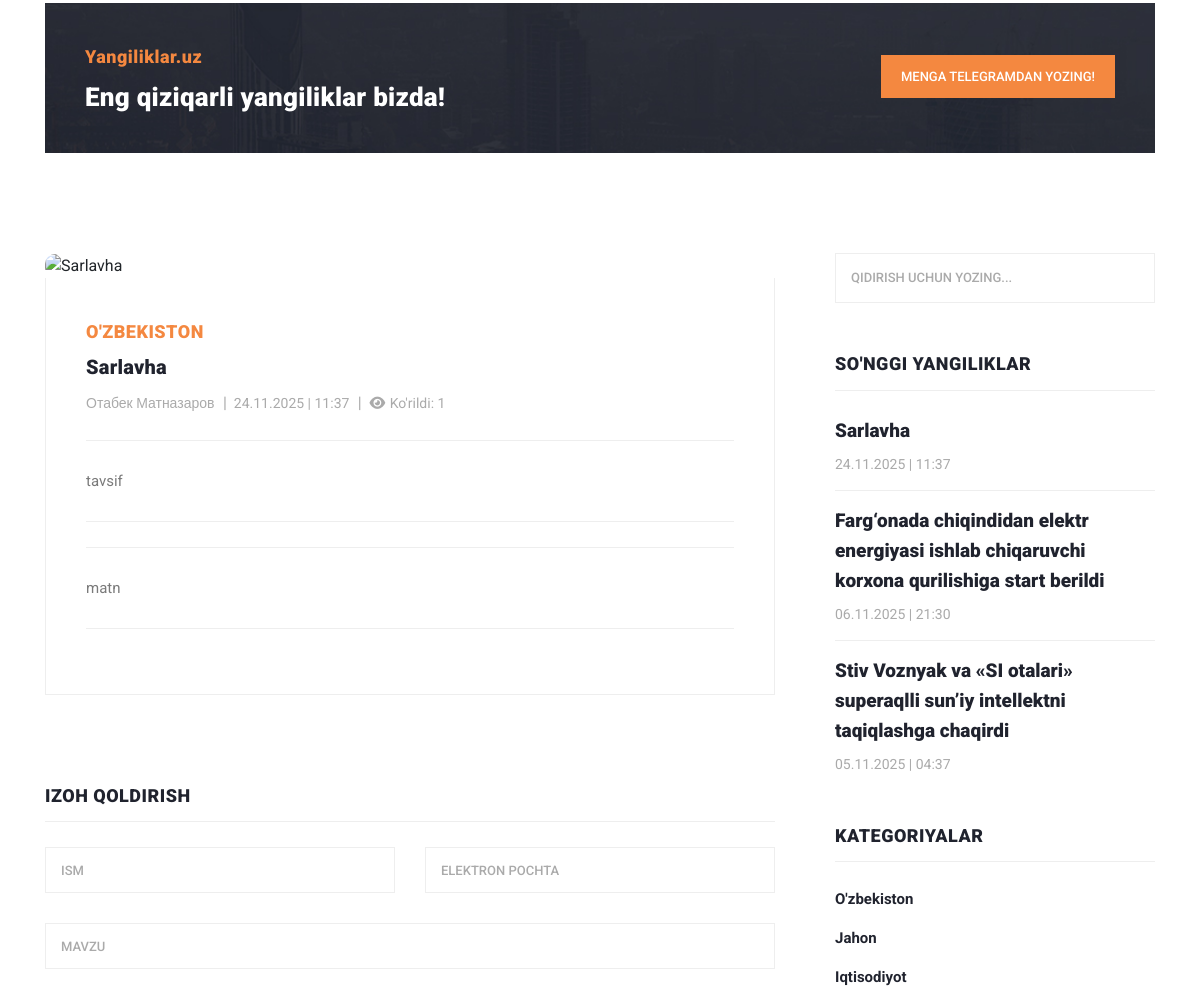
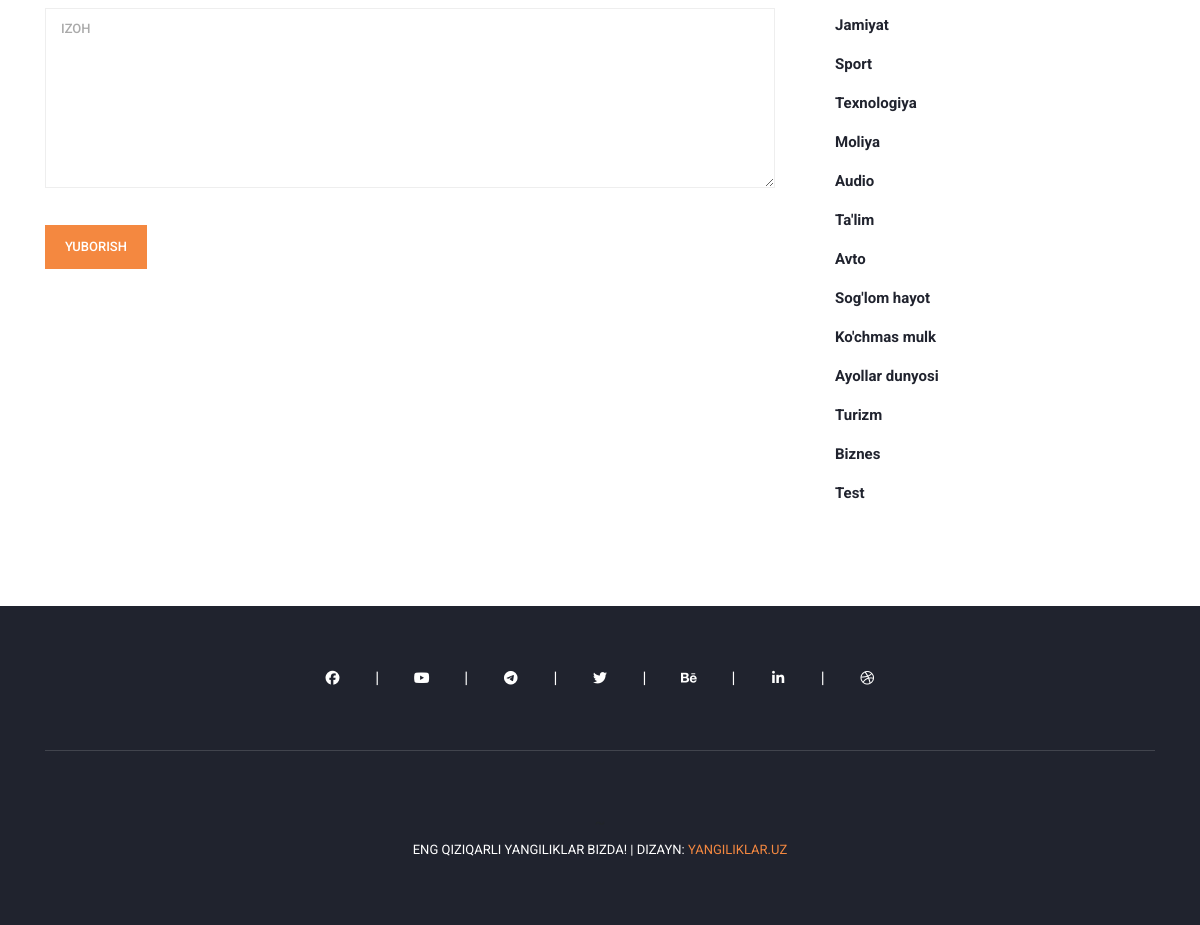
Page /?controller=news_view&id=20 (lower part) on the earlier database version (2 pictures, top to bottom).
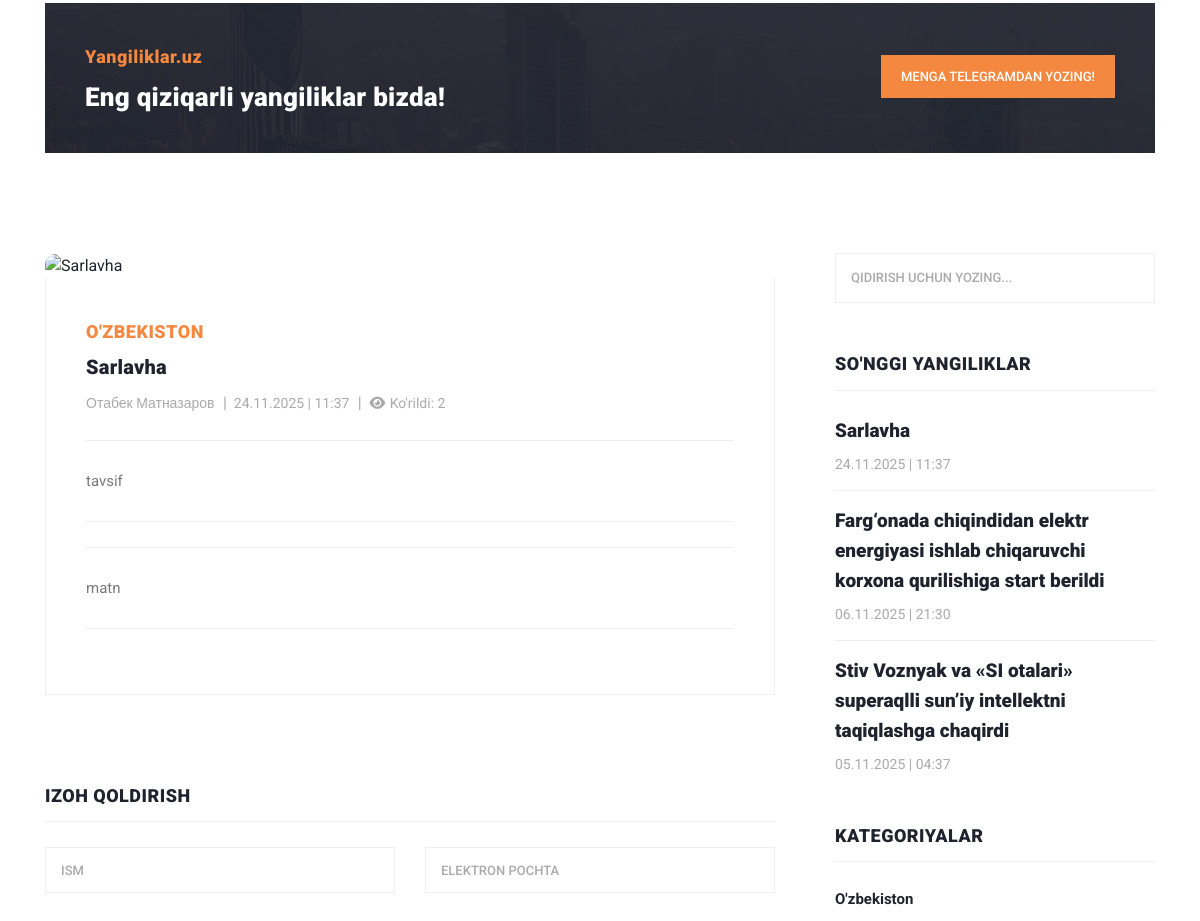
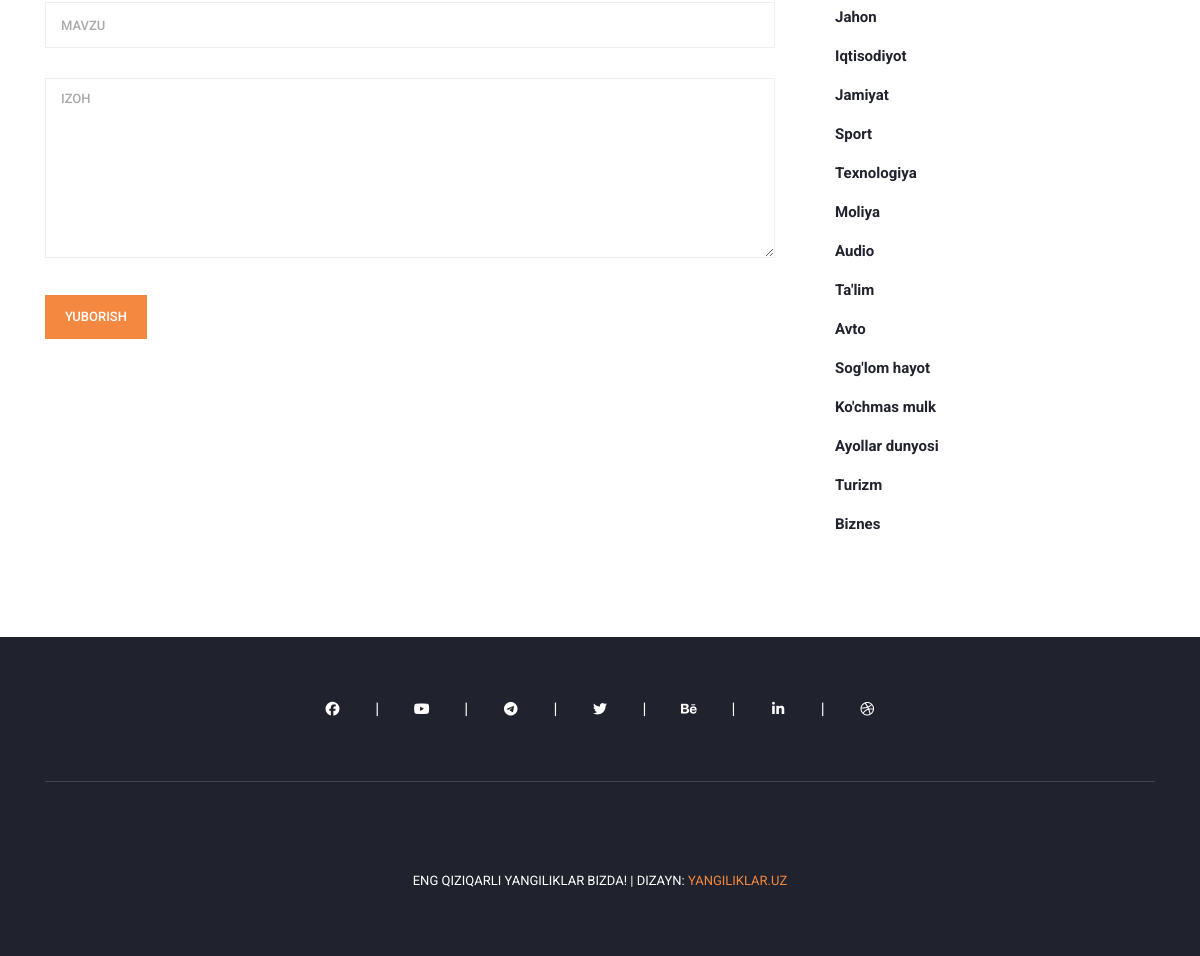
Same page on the later database version (2 pictures, top to bottom).
### tables this page shows
CREATE TABLE `news`
(
    `id`          INTEGER PRIMARY KEY AUTOINCREMENT,
    `author_id`   INTEGER NOT NULL,
    `is_banner`   INTEGER DEFAULT 0 CHECK (is_banner IN (0, 1)), -- 0=yo'q, 1=ha
    `title`       TEXT    NOT NULL,
    `description` TEXT,
    `category_id` INTEGER NOT NULL,
    `image`       TEXT    DEFAULT NULL,
    `body`        TEXT    DEFAULT NULL,
    `seen_count`  INTEGER DEFAULT 0 CHECK (seen_count >= 0),
    `created_at`  TEXT    DEFAULT (datetime('now', '+5 hours')), -- sqlite da datetime turi yo'q
    `updated_at`  TEXT    DEFAULT (datetime('now', '+5 hours')),
    `status`      INTEGER DEFAULT 1 CHECK (status IN (0, 1))    -- 0=nofaol, 1=faol

);

CREATE TABLE `category`
(
    `id`     INTEGER PRIMARY KEY AUTOINCREMENT,
    `name`   TEXT UNIQUE NOT NULL,
    `status` BOOLEAN DEFAULT TRUE
);

CREATE TABLE `social`
(
    `id`       INTEGER PRIMARY KEY AUTOINCREMENT,
    `name`     TEXT(255) NOT NULL,     -- nomi
    `url`      TEXT(255) DEFAULT NULL, -- manzili
    `icon_class` TEXT(255) DEFAULT NULL, -- ikonkasi
    `position` INTEGER   DEFAULT NULL,
    `status`   BOOLEAN   DEFAULT 1     -- yoqib/o'chirish uchun statusi
);

CREATE TABLE `author`
(
  `id` INTEGER PRIMARY KEY AUTOINCREMENT,
  `name` VARCHAR(100) NOT NULL,
  `status` BOOLEAN DEFAULT TRUE
);

### views/view.php (called while the page is built, shortened)
<?php
require_once __DIR__ . '/widgets/header.php';
require_once __DIR__ . '/widgets/view-main-content.php';
require_once __DIR__ . '/widgets/footer.php';

### index.php (called while the page is built)
<?php
require_once __DIR__ . '/controllers/mainController.php';

### models/news.php (called while the page is built, shortened)
<?php
function getLastNews(): array
{
    global $pdo;
    $sql = "SELECT
                `N`.`id` AS `news_id`,
                `A`.`name` AS `muallif`,
                `N`.`title` AS `sarlavha`,
                `N`.`description` AS `qisqa_tavsif`,
                `C`.`name` AS `kategoriya`,
                `N`.`image` AS `rasm`,
               -- `N`.`body` AS `yangilik_matni`,
                `N`.`seen_count` AS `kurishlar_soni`,
                DATETIME(`N`.`created_at`, 'localtime') AS `yaratilgan_vaqti`  -- device localtime da vaqtni ko'rsatish
                -- `N`.`created_at` AS `yaratilgan_vaqti`      -- GMT+5 da ko'rsatish
            FROM `news` AS `N`
            JOIN `category` AS `C`
             ON `N`.`category_id` = `C`.`id`
            JOIN `author` AS `A`
            ON `N`.`author_id` = `A`.`id`
            WHERE `N`.`status` = " . ACTIVE .
        " ORDER BY `yaratilgan_vaqti` DESC
            LIMIT 3";
    $stmt = $pdo->prepare($sql);
    $stmt->execute();
    return $stmt->fetchAll(PDO::FETCH_ASSOC);
}
function getNewsById(int $id): array
{
    global $pdo;
    $sql = "SELECT
                `N`.`id` AS `news_id`,
                `A`.`name` AS `muallif`,
                `N`.`title` AS `sarlavha`,
                `N`.`description` AS `qisqa_tavsif`,
                `C`.`name` AS `kategoriya`,
                `N`.`image` AS `rasm`,
                `N`.`body` AS `yangilik_matni`,
                `N`.`seen_count` AS `kurishlar_soni`,
                DATETIME(`N`.`created_at`, 'localtime') AS `yaratilgan_vaqti`  -- device localtime da vaqtni ko'rsatish
            FROM `news` AS `N`
            LEFT JOIN `category` AS `C`
             ON `N`.`category_id` = `C`.`id` AND `C`.`status` = " . ACTIVE . "
            JOIN `author` AS `A`
            ON `N`.`author_id` = `A`.`id`
            WHERE `N`.`status` = " . ACTIVE .
        " AND `N`.`id` = :id " .
        " LIMIT 1 ; ";
    $stmt = $pdo->prepare($sql);
    $stmt->bindParam(':id', $id, PDO::PARAM_INT);
    $stmt->execute();
    return $stmt->fetch(PDO::FETCH_ASSOC);
}

### helpers.php (called while the page is built, shortened)
<?php
function getImage(string $table_name, int $id, mixed $filename): string
{
    $relativePath = "uploads/$table_name/$id/$filename";
    return '/assets/images/no_image.png';
}

### controllers/imports.php (called while the page is built, shortened)
<?php
$socials = getSocials();
$categories = getCategories();
$news = getLastNews();

### models/categories.php (called while the page is built, shortened)
<?php
function getCategories(): array
{
    global $pdo;
    $sql = "SELECT
                `name`
            FROM `category`
            WHERE `status` = :status
            ORDER BY `id`
            ";
    try {
        $stmt = $pdo->prepare($sql);
        $stmt->execute(['status' => ACTIVE]);
        return $stmt->fetchAll(PDO::FETCH_ASSOC);
    } catch (PDOException $e) {
        error_log("DB xatolik, getCategories():" . $e->getMessage());
        return [];
    }
}

### models/socials.php (called while the page is built)
<?php
function getSocials(): array
{
    global $pdo;
    $sql = "SELECT
                `name`,
                `url`,
                `icon_class`,
                `position`
        FROM `social`
        WHERE `status` = " . ACTIVE .
        " ORDER BY `position`";
    $stmt = $pdo->prepare($sql);
    $stmt->execute();
    return $stmt->fetchAll(PDO::FETCH_ASSOC);
}

### views/widgets/view-main-content.php (the view)
<section class="call-to-action">
    <div class="container">
        <div class="row">
            <div class="col-lg-12">
                <div class="main-content">
                    <div class="row">
                        <div class="col-lg-8">
                            <span><?= SITE_NAME ?? 'Bu yerda sayt nomi' ?></span>
                            <h4> <?= SLOGAN ?> </h4>
                        </div>
                        <div class="col-lg-4">
                            <div class="main-button">
                                <a href="https://t.me/settings" target="_parent">Menga Telegramdan yozing!</a>
                            </div>
                        </div>
                    </div>
                </div>
            </div>
        </div>
    </div>
</section>
<section class="blog-posts grid-system">
    <div class="container">
        <div class="row">
            <div class="col-lg-8">
                <div class="all-blog-posts">
                    <div class="row">
                        <div class="col-lg-12">
                            <div class="blog-post">
                                <div class="blog-thumb">
                                    <?php $image = getImage('news', $newsItem['news_id'], $newsItem['rasm']); ?>
                                    <a>
                                        <img src="<?= $image; ?>"
                                             style="height: 322px; width: 730px; object-fit: cover"
                                             alt="<?= $newsItem['sarlavha']; ?> ">
                                    </a>
                                </div>
                                <div class="down-content">
                                    <span> <?= $newsItem['kategoriya']; ?> </span>
                                    <a><h4> <?= $newsItem['sarlavha'] ?> </h4></a>
                                    <ul class="post-info">
                                        <li><a href="#"> <?= $newsItem['muallif'] ?> </a></li>
                                        <li>
                                            <a> <?= date('d.m.Y  |  H:i', strtotime($newsItem['yaratilgan_vaqti'])); ?> </a>
                                        </li>
                                        <li><a> <i class="fas fa-eye"></i>
                                                Ko'rildi: <?= $newsItem['kurishlar_soni']; ?> </a></li>
                                    </ul>
                                    <p> <?= $newsItem['qisqa_tavsif'] ?> </p>
                                    <p> <?= $newsItem['yangilik_matni'] ?> </p>
                                </div>
                            </div>
                        </div>
                        <div class="col-lg-12">
                            <div class="sidebar-item submit-comment">
                                <div class="sidebar-heading">
                                    <h2>Izoh qoldirish</h2>
                                </div>
                                <div class="content">
                                    <form id="comment" action="#" method="post">
                                        <div class="row">
                                            <div class="col-md-6 col-sm-12">
                                                <fieldset>
                                                    <input name="name" type="text" id="name"
                                                           placeholder="Ism"
                                                           required>
                                                </fieldset>
                                            </div>
                                            <div class="col-md-6 col-sm-12">
                                                <fieldset>
                                                    <input name="email" type="text" id="email"
                                                           placeholder="Elektron pochta">
                                                </fieldset>
                                            </div>
                                            <div class="col-md-12 col-sm-12">
                                                <fieldset>
                                                    <input name="subject" type="text" id="subject"
                                                           placeholder="Mavzu">
                                                </fieldset>
                                            </div>
                                            <div class="col-lg-12">
                                                <fieldset>
                                                    <textarea name="message" rows="6" id="message"
                                                              placeholder="Izoh" required></textarea>
                                                </fieldset>
                                            </div>
                                            <div class="col-lg-12">
                                                <fieldset>
                                                    <button type="submit" id="form-submit" class="main-button">Yuborish
                                                    </button>
                                                </fieldset>
                                            </div>
                                        </div>
                                    </form>
                                </div>
                            </div>
                        </div>
                    </div>
                </div>
            </div>
            <div class="col-lg-4">
                <?php require_once __DIR__ . '/sidebar.php'; ?>
            </div>
        </div>
    </div>
</section>
<div class="col-lg-4">

### views/widgets/sidebar.php (shortened to what the changed rows need)
<div class="sidebar">
    <div class="row">
        <div class="col-lg-12">
            <div class="sidebar-item search">
                <form id="search_form" name="gs" method="GET" action="#">
                    <input type="text" name="q" class="searchText" placeholder="qidirish uchun yozing..."
                           autocomplete="on">
                </form>
            </div>
        </div>
        <div class="col-lg-12">
            <div class="sidebar-item recent-posts">
                <div class="sidebar-heading">
                    <h2>So'nggi yangiliklar</h2>
                </div>
                <div class="content">
                    <ul>
                        <?php if (!empty($news)): ?>
                            <?php foreach ($news as $news_item): ?>
                                <li>
                                    <a href="?controller=news_view&id=<?= htmlspecialchars($news_item['news_id']) ?>">
                                        <h5> <?= htmlspecialchars($news_item['sarlavha']); ?> </h5>
                                        <span><?= date('d.m.Y  |  H:i', strtotime($news_item['yaratilgan_vaqti'])); ?></span>
                                    </a>
                                </li>
                            <?php endforeach; ?>
                        <?php else: echo 'news massivi null!'; ?>
                        <?php endif; ?>
                    </ul>
                </div>
            </div>
        </div>
        <div class="col-lg-12">
            <div class="sidebar-item categories">
                <div class="sidebar-heading">
                    <h2>Kategoriyalar</h2>
                </div>
                <div class="content">
                    <ul>
                        <?php if (!empty($categories)): ?>
                            <?php foreach ($categories as $category): ?>
                                <li><a href="#"> <?= $category['name'] ?> </a></li>
                            <?php endforeach; ?>
                        <?php endif; ?>
                    </ul>
                </div>
            </div>
        </div>
    </div>
</div>

### views/widgets/footer.php (shortened to what the changed rows need)
</div>
<footer>
    <div class="container">
        <div class="row">
            <div class="col-lg-12">
                <ul class="social-icons">
                    <?php if (!empty($socials)) : ?>
                        <?php foreach ($socials as $social) : ?>
                            <li>
                                <a href="<?= $social['url'] ?>" target="_blank">
                                    <i class="<?= $social['icon_class']; ?>>"></i>
                                </a>
                            </li>
                        <?php endforeach; ?>
                    <?php endif; ?>
                </ul>
            </div>
            <div class="col-lg-12">
                <div class="copyright-text">~
                    <p><?= SLOGAN ?>
                        | Dizayn: <a rel="nofollow" href="https://t.me/settings" target="_parent"> <?= SITE_NAME ?> </a>
                    </p>
                </div>
            </div>
        </div>
    </div>
</footer>
</body>
</html>

Differences in the rows shown:
removed category: name "Test"
changed news "Sarlavha": seen_count "1" → "2"
